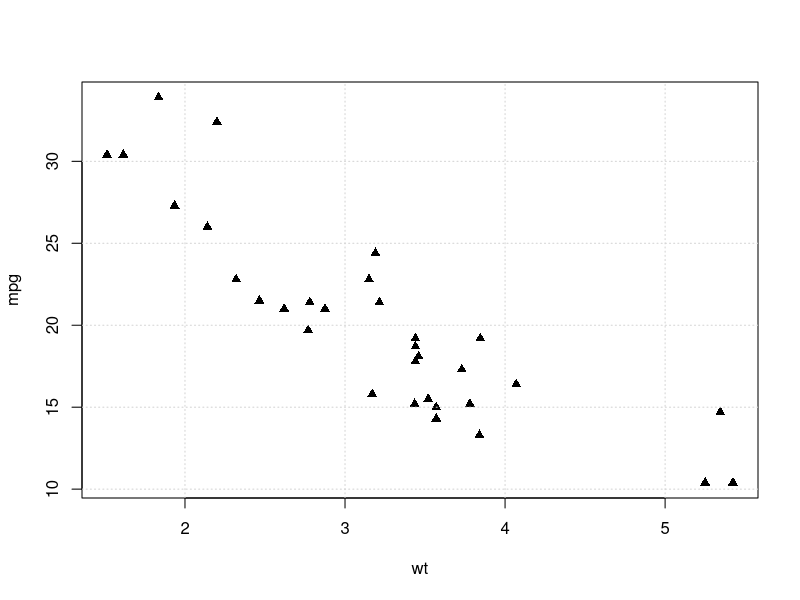
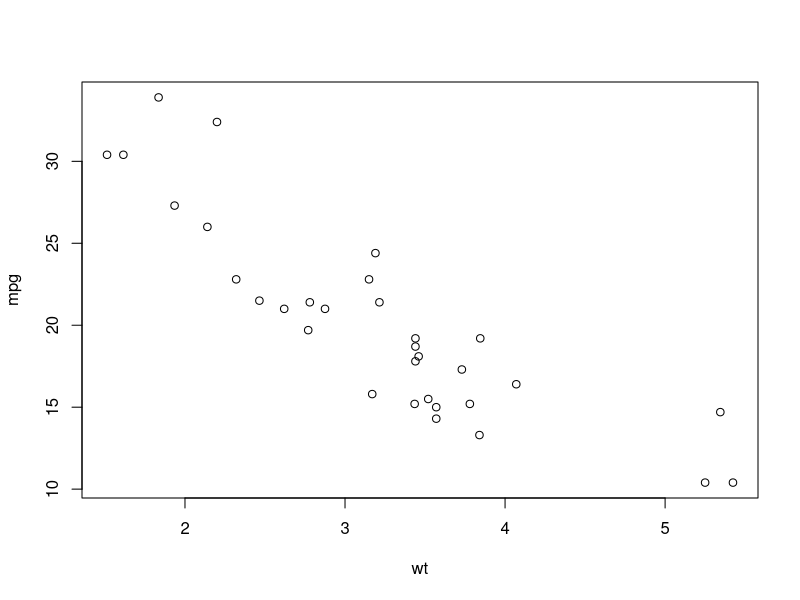
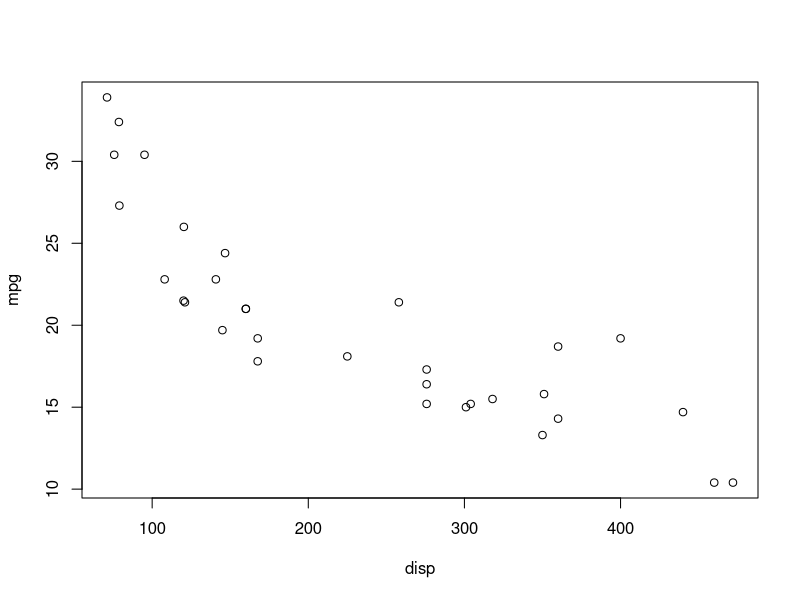
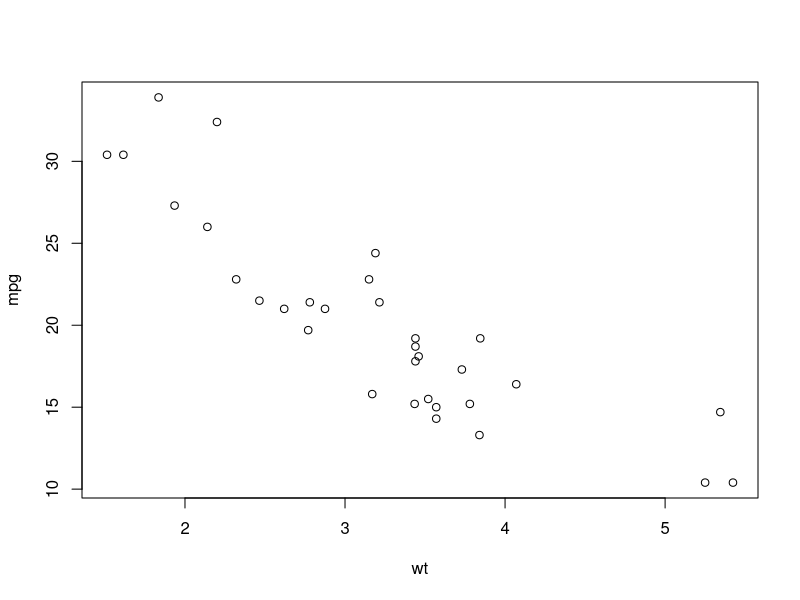
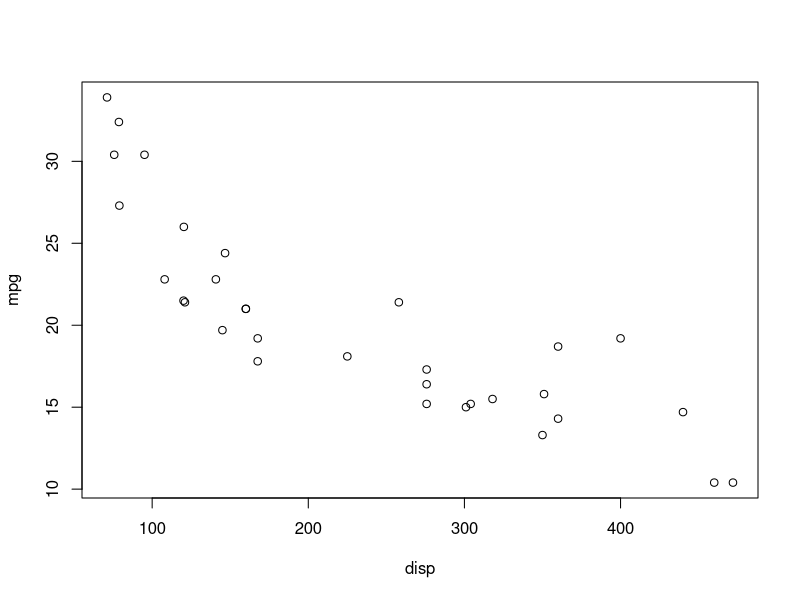

Generate these figures, in order, with R:
## ---- chunk 1
knitr::opts_chunk$set(echo = TRUE)
## ---- chunk 2
data(mtcars)
## ---- chunk 3
head(mtcars)
## ---- chunk 4
plot(mpg~wt,data=mtcars,pch=17)
grid()
## ---- chunk 5
cor(mtcars$mpg,mtcars$wt)
## ---- chunk 6
model1 <- lm(mpg ~ wt, data = mtcars)

summary(model1)
## ---- chunk 7
model2 <- lm(mpg ~ disp, data = mtcars)
summary(model2)
## ---- chunk 8
plot(mpg ~ wt+disp, data = mtcars)
## ---- chunk 9
model3= lm(mpg ~ wt+disp, data = mtcars)
summary(model3)
## ---- chunk 10
plot(mpg ~ wt+disp, data=mtcars)
## ---- chunk 11
summary(model3)
## ---- chunk 12
anova_result <- anova(model1, model3)
print(anova_result)
